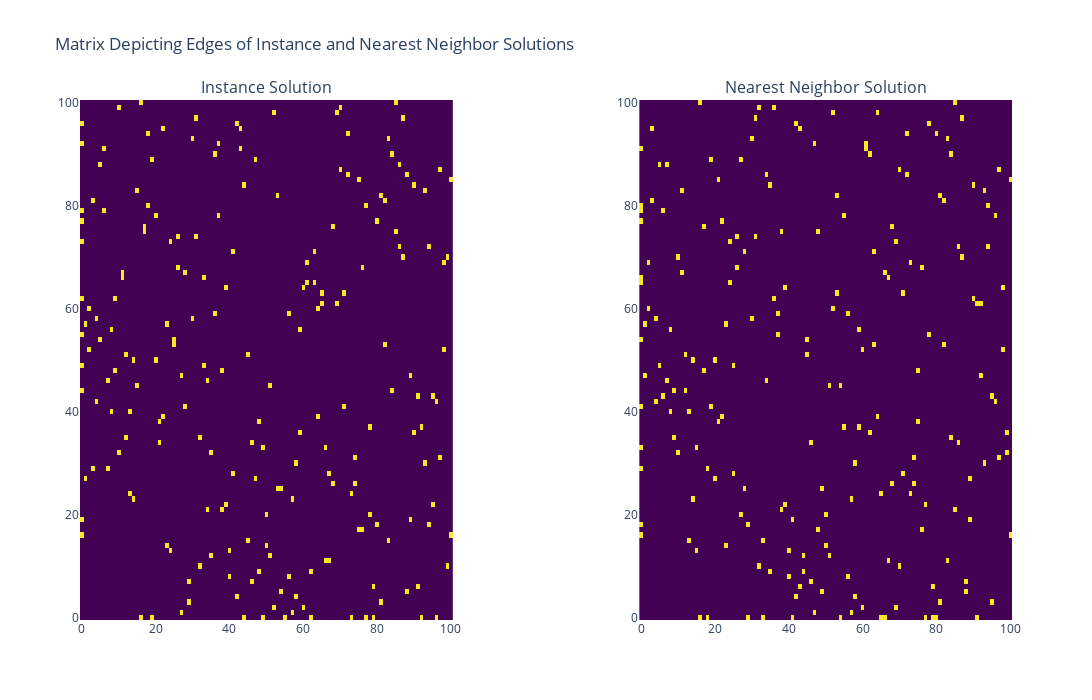

This figure's notebook cell:
### Code cell
# @title **Plotting the Instance Solution and Heuristic Solution to see the edges in Adjacency Matrix**

# hover text for each cell
hover_text = [['' for _ in range(max_node_index + 1)] for _ in range(max_node_index + 1)]
for i in range(max_node_index):
    for j in range(max_node_index):
        if adjacency_matrix[i, j] == 1:
            hover_text[i][j] = f'Edge between {i} and {j}'
        else:
            hover_text[i][j] = f'No edge between {i} and {j}'

# subplots: use 'domain' type for side-by-side heatmaps
fig = make_subplots(
    rows=1, cols=2,
    subplot_titles=('Instance Solution', 'Nearest Neighbor Solution'),
    horizontal_spacing=0.2
)

# First heatmap for adjacency_matrix
fig.add_trace(
    go.Heatmap(
        z=adjacency_matrix,
        text=hover_text,
        hoverinfo='text',
        colorscale='Viridis',
        showscale=False
    ),
    row=1, col=1
)

# Second heatmap for adjacency_matrix1
fig.add_trace(
    go.Heatmap(
        z=adjacency_matrix1,
        text=hover_text,
        hoverinfo='text',
        colorscale='Viridis',
        showscale=False
    ),
    row=1, col=2
)

# Update layout for better visualization
fig.update_layout(
    title='Matrix Depicting Edges of Instance and Nearest Neighbor Solutions',
    width=1400,
    height=700
)


# Show the plot
fig.show()
pyo.plot(fig, filename='Purple_Plot.html')

### Figure 1 — Plotly figure (JSON) as saved in the notebook; plotly's stock layout.template omitted (floating-point values rounded to 4 significant figures; data arrays with more than 128 entries replaced by an {"elided": "..."} marker saying what was removed)
{"data": [{"colorscale": [[0, "#440154"], [0.1111, "#482878"], [0.2222, "#3e4989"], [0.3333, "#31688e"], [0.4444, "#26828e"], [0.5556, "#1f9e89"], [0.6667, "#35b779"], [0.7778, "#6ece58"], [0.8889, "#b5de2b"], [1, "#fde725"]], "hoverinfo": "text", "showscale": false, "text": {"elided": "101x101 str values"}, "type": "heatmap", "xaxis": "x", "yaxis": "y", "z": {"elided": "101x101 int values"}}, {"colorscale": [[0, "#440154"], [0.1111, "#482878"], [0.2222, "#3e4989"], [0.3333, "#31688e"], [0.4444, "#26828e"], [0.5556, "#1f9e89"], [0.6667, "#35b779"], [0.7778, "#6ece58"], [0.8889, "#b5de2b"], [1, "#fde725"]], "hoverinfo": "text", "showscale": false, "text": {"elided": "101x101 str values"}, "type": "heatmap", "xaxis": "x2", "yaxis": "y2", "z": {"elided": "101x101 int values"}}], "layout": {"annotations": [{"font": {"size": 16}, "showarrow": false, "text": "Instance Solution", "x": 0.2, "xanchor": "center", "xref": "paper", "y": 1, "yanchor": "bottom", "yref": "paper"}, {"font": {"size": 16}, "showarrow": false, "text": "Nearest Neighbor Solution", "x": 0.8, "xanchor": "center", "xref": "paper", "y": 1, "yanchor": "bottom", "yref": "paper"}], "height": 700, "title": {"text": "Matrix Depicting Edges of Instance and Nearest Neighbor Solutions"}, "width": 1400, "xaxis": {"anchor": "y", "domain": [0, 0.4]}, "xaxis2": {"anchor": "y2", "domain": [0.6, 1]}, "yaxis": {"anchor": "x", "domain": [0, 1]}, "yaxis2": {"anchor": "x2", "domain": [0, 1]}}}
